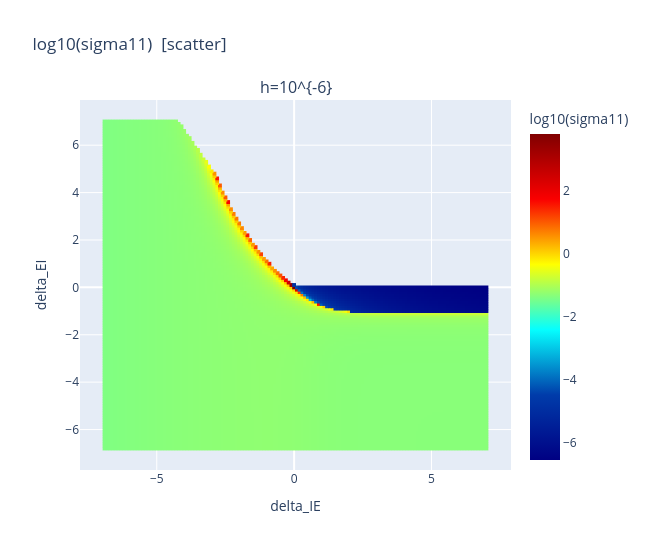

This figure's notebook cell:
### Code cell
plot_quantity("log10_sigma11", colorbar_label="log10(sigma11)")

### Figure 1 — Plotly figure (JSON) as saved in the notebook; plotly's stock layout.template omitted (floating-point values rounded to 4 significant figures; data arrays with more than 128 entries replaced by an {"elided": "..."} marker saying what was removed)
{"data": [{"hovertemplate": "delta_IE = %{x:.3g}<br>delta_EI = %{y:.3g}<br>log10(sigma11) = %{marker.color:.4g}<extra></extra>", "marker": {"cmax": 3.793, "cmin": -6.539, "color": {"elided": "12916 float values"}, "colorbar": {"title": {"text": "log10(sigma11)"}}, "colorscale": [[0, "rgb(0,0,131)"], [0.2, "rgb(0,60,170)"], [0.4, "rgb(5,255,255)"], [0.6, "rgb(255,255,0)"], [0.8, "rgb(250,0,0)"], [1, "rgb(128,0,0)"]], "showscale": true, "size": 4, "symbol": "square"}, "mode": "markers", "showlegend": false, "type": "scattergl", "x": {"elided": "12916 float values"}, "xaxis": "x", "y": {"elided": "12916 float values"}, "yaxis": "y"}], "layout": {"annotations": [{"font": {"size": 16}, "showarrow": false, "text": "h=10^{-6}", "x": 0.5, "xanchor": "center", "xref": "paper", "y": 1, "yanchor": "bottom", "yref": "paper"}], "height": 550, "title": {"text": "log10(sigma11)  [scatter]"}, "width": 650, "xaxis": {"anchor": "y", "domain": [0, 1], "title": {"text": "delta_IE"}}, "yaxis": {"anchor": "x", "domain": [0, 1], "title": {"text": "delta_EI"}}}}
